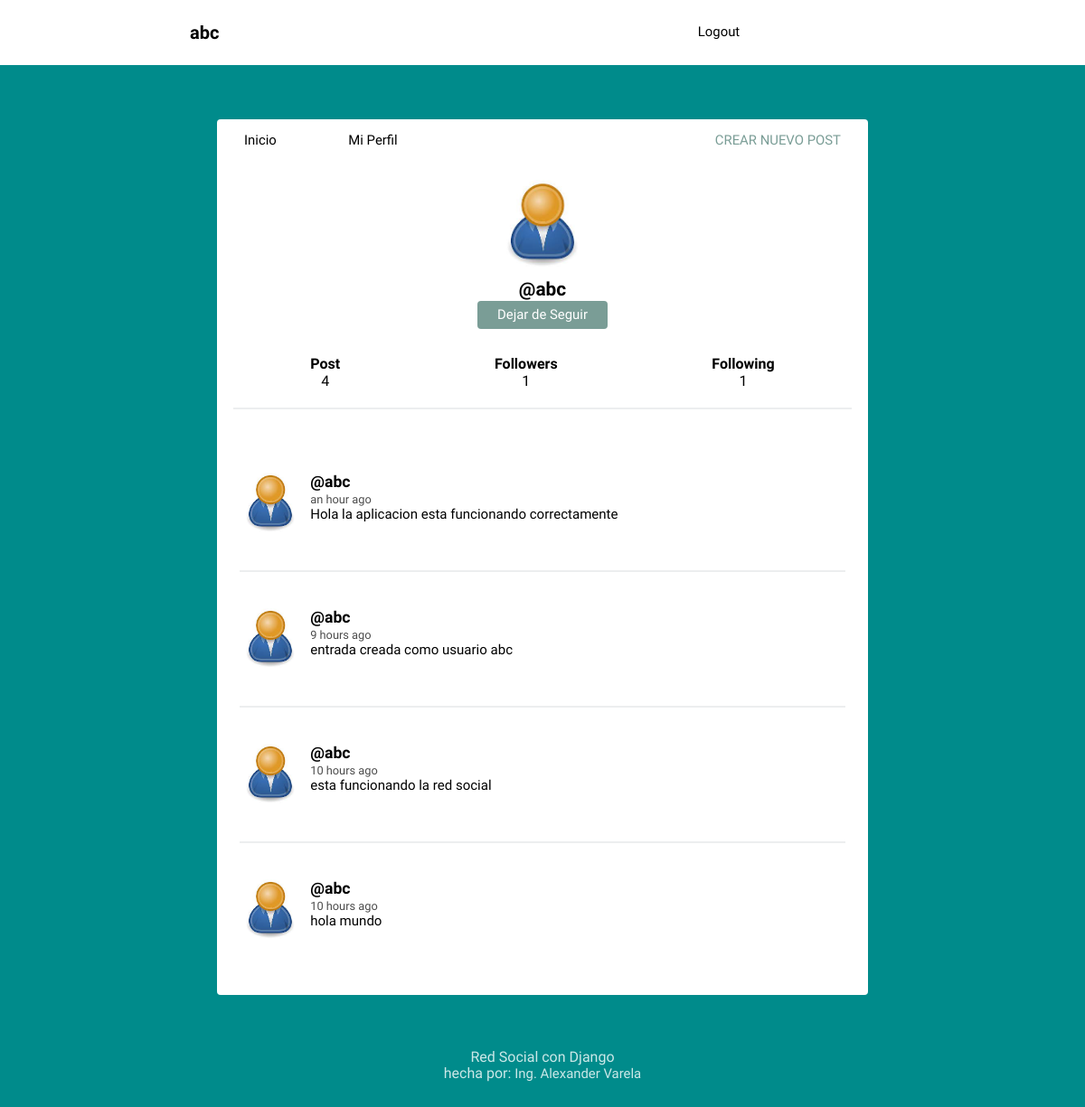
Page /profile/abc/ (signed in) on the committed database.
### social/models.py (models this page shows, shortened)
class Perfil(models.Model):
    user = models.OneToOneField(User,on_delete=models.CASCADE)
    image = models.ImageField(default='batman.png')
    def following(self):
        user_ids=RelationsShip.objects.filter(from_user=self.user)\
                                .values_list('to_user_id',flat=True)
        return User.objects.filter(id__in=user_ids)
    def followers(self):
        user_ids=RelationsShip.objects.filter(to_user=self.user)\
                                .values_list('from_user_id',flat=True)
        return User.objects.filter(id__in=user_ids)

class Post(models.Model):
    user = models.ForeignKey(User, on_delete=models.CASCADE,related_name='posts')
    timestamp = models.DateTimeField(default=timezone.now)
    content = models.TextField()
    class Meta:
        ordering=['-timestamp']

### social/views.py (the view)
# urls.py: path('profile/',views.profile,name='profile'),
def profile(request, username=None):
    current_user = request.user
    if username and username != current_user.username:
        user=User.objects.get(username=username)
        posts = user.posts.all()
    else:
        posts = current_user.posts.all()
        user = current_user
    return render(request,'social/profile.html',{'user':user,'posts':posts})

### social/templates/social/profile.html
{% extends 'social/feed.html' %}
{% block content %}
<div class="profile">
	<img src="{{ user.perfil.image.url }}">
	<h2>@{{ user.username }}</h2>
	{% if request.user.is_authenticated %}
		{% if user.username != request.user.username %}
			{% if user not in request.user.perfil.following %}
					<button><a class="follow-button" href="{% url 'follow' user %}">Seguir</a></button>
			{% else %}
					<button><a class="follow-button" href="{% url 'unfollow' user %}">Dejar de Seguir</a></button>
			{% endif %}
		{% endif %}
	{% endif %}
</div>
<div class="follow">
	<div>
		<h5>Post</h5>
		<p>{{ user.posts.count }}</p>
	</div>
	<div>
		<h5>Followers</h5>
		<p>{{ user.perfil.followers.count }}</p>
	</div>
	<div>
		<h5>Following</h5>
		<p>{{ user.perfil.following.count }}</p>
	</div>
</div>
{{ block.super }}
{% endblock %}

### social/templates/social/feed.html (shortened to what this page needs)
{% extends 'social/layout.html' %}
{% load humanize %}
{% block content %}
{% for post in posts %}
<article>
    <div class="container-article">
        <img src="{{ post.user.perfil.image.url }}">
        <div>
            <h2 class="username"><a href="{% url 'profile' post.user.username %}">@{{ post.user.username }}</a></h2>
            <time data-time="#">{{post.timestamp|naturaltime}}</time>
            <div class="post">{{ post.content }}</div>
        </div>
    </div>
</article>
{% endfor %}
{% endblock %}

### social/templates/social/layout.html (shortened to what this page needs)
<!DOCTYPE html>
{% load static %}
<html>
<head>
	<link rel="stylesheet" type="text/css" href="{% static 'normalize.css' %}">
	<link rel="stylesheet" type="text/css" href="{% static 'style.css' %}">
</head>
<body>
	<header class="main-head">
		<nav class="main">
			{% if request.user.is_authenticated %}
			<h1 id="logo">{{user.username}}</h1>
			<ul>
					<li><a href="{% url 'logout' %}">Logout</a></li>
				{% else %}
					<li><a href="{% url 'register' %}">Register</a></li>
					<li><a href="{% url 'login' %}">Login</a></li>
				{% endif %}
			</ul>
		</nav>
	</header>
	<div class="main">
		<nav class="second-nav">
			<a class="feed" href="{% url 'feed' %}">Inicio</a>
			{% if request.user.is_authenticated %}
				<a class="profile" href="{% url 'profile' request.user.username %}">Mi Perfil</a>
				<a class="new" href="{% url 'post' %}">Crear nuevo post</a>
			{% endif %}
		</nav>
		{% block content %}
		{% endblock content %}
	</div>
	<footer>
		<div class="row">
			<p>Red Social con Django<br>hecha por: <a href="http://www.youtube.com/mundopython">Ing. Alexander Varela</a></p>
		</div>
	</footer>
</body>
</html>

### social/static/style.css (style rules this page uses)
* { margin: 0px; padding: 0px; }
body { background-color:darkcyan; font-size: 62.5%; font-family: 'Varela Round', Helvetica, Arial, serif; }
h5 { font-size: 1rem; margin-bottom: 0; }
p { font-size: 1rem; }
button { font-size: 1rem; color: white; padding: 0.4rem 1.4rem; border: none; background: #7A9D96; border-radius: 4px; cursor: pointer; }
img { object-fit: cover; }
.main-head { background: white; color: black; }
nav.main { min-height: 7vh; display: flex; width: 65%; margin: auto; align-items: center; padding: 0.5rem; }
nav.main ul { display: flex; flex: 1 1 40rem; justify-content: space-around; align-items: center; list-style: none; }
#logo { flex: 2 1 40rem; }
a { font-size: .93rem; text-decoration: none; color: black; }
.main { background: white; width: 60%; margin: 5% auto; border-radius: 4px; padding-bottom: 20px; }
.second-nav { display: flex; padding: 15px 30px; }
.second-nav .feed { flex: 1 1 30px; }
.second-nav .profile { flex: 1 1 30px; }
.second-nav .new { flex: 6 1 5rem; text-align: right; text-transform: uppercase; color: #7A9D96; }
article { width: 93%; margin: auto; padding: 40px 0; border-bottom: 2px solid #ECEEEF; }
.username { margin-bottom: .2rem; }
.username a { font-size: 1.1rem; }
.container-article { display: flex; }
.container-article img { height: 68px; width: 68px; margin-right: 10px; border-radius: 50%; }
article:last-child { border-bottom: 0; }
time { font-size: .8rem; opacity: .7; }
.post { font-size: .94rem; }
.profile { display: flex; align-items: center; flex-direction: column; }
.profile img { height: 100px; width: 100px; margin-right: 10px; border-radius: 50%; margin: 20px; }
.profile h2 { margin-top: -10px; font-size: 1.3rem; }
.follow { display: flex; width: 95%; justify-content: space-around; margin: 30px auto; text-align: center; border-bottom: 2px solid #ECEEEF; padding-bottom: 20px; }
footer { color: white; text-align: center; font-size: .875em; margin: 40px 0; }
footer p { opacity: .8; }
footer p a { color: white; }
.follow-button { color: white; }

### rows in the picture
Post: user.perfil.image (placeholder picture), user.username "abc", timestamp "an hour ago", content "Hola la aplicacion esta funcionando correctamente"
Post: user.perfil.image (placeholder picture), user.username "abc", timestamp "9 hours ago", content "entrada creada como usuario abc"
Post: user.perfil.image (placeholder picture), user.username "abc", timestamp "10 hours ago", content "esta funcionando la red social"
Post: user.perfil.image (placeholder picture), user.username "abc", timestamp "10 hours ago", content "hola mundo"

### other values in the picture
{{ user.username }} "abc"
{{ user.posts.count }} "4"
{{ user.perfil.followers.count }} "1"
{{ user.perfil.following.count }} "1"
